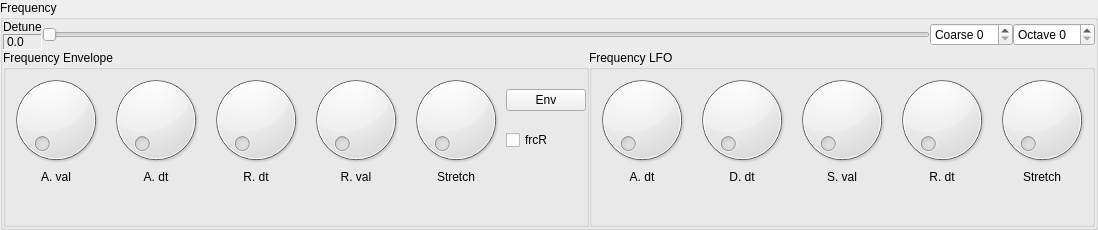
          <widget class="QGroupBox" name="groupBox_3">
           <property name="title">
            <string>Frequency</string>
           </property>
           <layout class="QGridLayout" name="gridLayout_3">
            <property name="margin">
             <number>0</number>
            </property>
            <property name="spacing">
             <number>0</number>
            </property>
            <item row="0" column="0" colspan="2">
             <widget class="QWidget" name="widget_2" native="true">
              <property name="sizePolicy">
               <sizepolicy hsizetype="Preferred" vsizetype="Maximum">
                <horstretch>0</horstretch>
                <verstretch>0</verstretch>
               </sizepolicy>
              </property>
              <layout class="QHBoxLayout" name="horizontalLayout_4">
               <property name="spacing">
                <number>0</number>
               </property>
               <property name="margin">
                <number>0</number>
               </property>
               <item>
                <layout class="QVBoxLayout" name="verticalLayout_7">
                 <item>
                  <widget class="QLabel" name="label_12">
                   <property name="text">
                    <string>Detune</string>
                   </property>
                  </widget>
                 </item>
                 <item>
                  <widget class="QLabel" name="label_13">
                   <property name="frameShape">
                    <enum>QFrame::Panel</enum>
                   </property>
                   <property name="frameShadow">
                    <enum>QFrame::Sunken</enum>
                   </property>
                   <property name="text">
                    <string>0.0</string>
                   </property>
                  </widget>
                 </item>
                </layout>
               </item>
               <item>
                <widget class="Slider" name="horizontalSlider_4">
                 <property name="maximum">
                  <number>127</number>
                 </property>
                 <property name="orientation">
                  <enum>Qt::Horizontal</enum>
                 </property>
                 <property name="controlId" stdset="0">
                  <string>detune</string>
                 </property>
                </widget>
               </item>
               <item>
                <widget class="SpinBox" name="octave_2">
                 <property name="prefix">
                  <string>Coarse </string>
                 </property>
                 <property name="controlId" stdset="0">
                  <string>coarse_detune</string>
                 </property>
                </widget>
               </item>
               <item>
                <widget class="SpinBox" name="octave_3">
                 <property name="prefix">
                  <string>Octave </string>
                 </property>
                 <property name="controlId" stdset="0">
                  <string>octave_detune</string>
                 </property>
                </widget>
               </item>
              </layout>
             </widget>
            </item>
            <item row="1" column="1">
             <widget class="GroupBox" name="frequencyLFO">
              <property name="title">
               <string>Frequency LFO</string>
              </property>
              <layout class="QGridLayout" name="gridLayout_11">
               <property name="margin">
                <number>0</number>
               </property>
               <property name="spacing">
                <number>0</number>
               </property>
               <item row="0" column="0">
                <widget class="Dial" name="a_dt_12">
                 <property name="sizePolicy">
                  <sizepolicy hsizetype="Preferred" vsizetype="Preferred">
                   <horstretch>0</horstretch>
                   <verstretch>0</verstretch>
                  </sizepolicy>
                 </property>
                </widget>
               </item>
               <item row="0" column="1">
                <widget class="Dial" name="d_dt_8">
                 <property name="sizePolicy">
                  <sizepolicy hsizetype="Preferred" vsizetype="Preferred">
                   <horstretch>0</horstretch>
                   <verstretch>0</verstretch>
                  </sizepolicy>
                 </property>
                </widget>
               </item>
               <item row="0" column="2">
                <widget class="Dial" name="s_val_12">
                 <property name="sizePolicy">
                  <sizepolicy hsizetype="Preferred" vsizetype="Preferred">
                   <horstretch>0</horstretch>
                   <verstretch>0</verstretch>
                  </sizepolicy>
                 </property>
                </widget>
               </item>
               <item row="0" column="3">
                <widget class="Dial" name="r_dt_5">
                 <property name="sizePolicy">
                  <sizepolicy hsizetype="Preferred" vsizetype="Preferred">
                   <horstretch>0</horstretch>
                   <verstretch>0</verstretch>
                  </sizepolicy>
                 </property>
                </widget>
               </item>
               <item row="0" column="4">
                <widget class="Dial" name="stretch_6">
                 <property name="sizePolicy">
                  <sizepolicy hsizetype="Preferred" vsizetype="Preferred">
                   <horstretch>0</horstretch>
                   <verstretch>0</verstretch>
                  </sizepolicy>
                 </property>
                </widget>
               </item>
               <item row="1" column="0">
                <widget class="QLabel" name="label_69">
                 <property name="text">
                  <string>A. dt</string>
                 </property>
                 <property name="alignment">
                  <set>Qt::AlignCenter</set>
                 </property>
                </widget>
               </item>
               <item row="1" column="1">
                <widget class="QLabel" name="label_70">
                 <property name="text">
                  <string>D. dt</string>
                 </property>
                 <property name="alignment">
                  <set>Qt::AlignCenter</set>
                 </property>
                </widget>
               </item>
               <item row="1" column="2">
                <widget class="QLabel" name="label_71">
                 <property name="text">
                  <string>S. val</string>
                 </property>
                 <property name="alignment">
                  <set>Qt::AlignCenter</set>
                 </property>
                </widget>
               </item>
               <item row="1" column="3">
                <widget class="QLabel" name="label_72">
                 <property name="text">
                  <string>R. dt</string>
                 </property>
                 <property name="alignment">
                  <set>Qt::AlignCenter</set>
                 </property>
                </widget>
               </item>
               <item row="1" column="4">
                <widget class="QLabel" name="label_73">
                 <property name="text">
                  <string>Stretch</string>
                 </property>
                 <property name="alignment">
                  <set>Qt::AlignCenter</set>
                 </property>
                </widget>
               </item>
               <item row="2" column="2">
                <spacer name="verticalSpacer_9">
                 <property name="orientation">
                  <enum>Qt::Vertical</enum>
                 </property>
                 <property name="sizeHint" stdset="0">
                  <size>
                   <width>20</width>
                   <height>40</height>
                  </size>
                 </property>
                </spacer>
               </item>
              </layout>
             </widget>
            </item>
            <item row="1" column="0">
             <widget class="GroupBox" name="frequencyEnvelope">
              <property name="title">
               <string>Frequency Envelope</string>
              </property>
              <property name="controlId" stdset="0">
               <string>FREQUENCY_ENVELOPE</string>
              </property>
              <layout class="QGridLayout" name="gridLayout_6">
               <property name="margin">
                <number>0</number>
               </property>
               <property name="spacing">
                <number>0</number>
               </property>
               <item row="0" column="0">
                <widget class="Dial" name="a_dt_4">
                 <property name="sizePolicy">
                  <sizepolicy hsizetype="Preferred" vsizetype="Preferred">
                   <horstretch>0</horstretch>
                   <verstretch>0</verstretch>
                  </sizepolicy>
                 </property>
                 <property name="controlId" stdset="0">
                  <string>A_val</string>
                 </property>
                </widget>
               </item>
               <item row="0" column="1">
                <widget class="Dial" name="d_dt_3">
                 <property name="sizePolicy">
                  <sizepolicy hsizetype="Preferred" vsizetype="Preferred">
                   <horstretch>0</horstretch>
                   <verstretch>0</verstretch>
                  </sizepolicy>
                 </property>
                 <property name="controlId" stdset="0">
                  <string>A_dt</string>
                 </property>
                </widget>
               </item>
               <item row="0" column="2">
                <widget class="Dial" name="s_val_3">
                 <property name="sizePolicy">
                  <sizepolicy hsizetype="Preferred" vsizetype="Preferred">
                   <horstretch>0</horstretch>
                   <verstretch>0</verstretch>
                  </sizepolicy>
                 </property>
                 <property name="controlId" stdset="0">
                  <string>R_dt</string>
                 </property>
                </widget>
               </item>
               <item row="0" column="4">
                <widget class="Dial" name="stretch_4">
                 <property name="sizePolicy">
                  <sizepolicy hsizetype="Preferred" vsizetype="Preferred">
                   <horstretch>0</horstretch>
                   <verstretch>0</verstretch>
                  </sizepolicy>
                 </property>
                 <property name="controlId" stdset="0">
                  <string>env_stretch</string>
                 </property>
                </widget>
               </item>
               <item row="1" column="0">
                <widget class="QLabel" name="label_46">
                 <property name="text">
                  <string>A. val</string>
                 </property>
                 <property name="alignment">
                  <set>Qt::AlignCenter</set>
                 </property>
                </widget>
               </item>
               <item row="1" column="1">
                <widget class="QLabel" name="label_44">
                 <property name="text">
                  <string>A. dt</string>
                 </property>
                 <property name="alignment">
                  <set>Qt::AlignCenter</set>
                 </property>
                </widget>
               </item>
               <item row="1" column="2">
                <widget class="QLabel" name="label_63">
                 <property name="text">
                  <string>R. dt</string>
                 </property>
                 <property name="alignment">
                  <set>Qt::AlignCenter</set>
                 </property>
                </widget>
               </item>
               <item row="1" column="3">
                <widget class="QLabel" name="label_45">
                 <property name="text">
                  <string>R. val</string>
                 </property>
                 <property name="alignment">
                  <set>Qt::AlignCenter</set>
                 </property>
                </widget>
               </item>
               <item row="1" column="4">
                <widget class="QLabel" name="label_43">
                 <property name="text">
                  <string>Stretch</string>
                 </property>
                 <property name="alignment">
                  <set>Qt::AlignCenter</set>
                 </property>
                </widget>
               </item>
               <item row="0" column="5">
                <widget class="QWidget" name="widget_6" native="true">
                 <layout class="QVBoxLayout" name="verticalLayout_9">
                  <property name="spacing">
                   <number>0</number>
                  </property>
                  <property name="margin">
                   <number>0</number>
                  </property>
                  <item>
                   <widget class="QPushButton" name="pushButton_4">
                    <property name="text">
                     <string>Env</string>
                    </property>
                   </widget>
                  </item>
                  <item>
                   <widget class="CheckBox" name="checkBox_4">
                    <property name="text">
                     <string>frcR</string>
                    </property>
                    <property name="controlId" stdset="0">
                     <string>forced_release</string>
                    </property>
                   </widget>
                  </item>
                 </layout>
                </widget>
               </item>
               <item row="0" column="3">
                <widget class="Dial" name="r_dt_3">
                 <property name="sizePolicy">
                  <sizepolicy hsizetype="Preferred" vsizetype="Preferred">
                   <horstretch>0</horstretch>
                   <verstretch>0</verstretch>
                  </sizepolicy>
                 </property>
                 <property name="controlId" stdset="0">
                  <string>R_val</string>
                 </property>
                </widget>
               </item>
               <item row="2" column="3">
                <spacer name="verticalSpacer_8">
                 <property name="orientation">
                  <enum>Qt::Vertical</enum>
                 </property>
                 <property name="sizeHint" stdset="0">
                  <size>
                   <width>20</width>
                   <height>40</height>
                  </size>
                 </property>
                </spacer>
               </item>
              </layout>
             </widget>
            </item>
           </layout>
          </widget>
